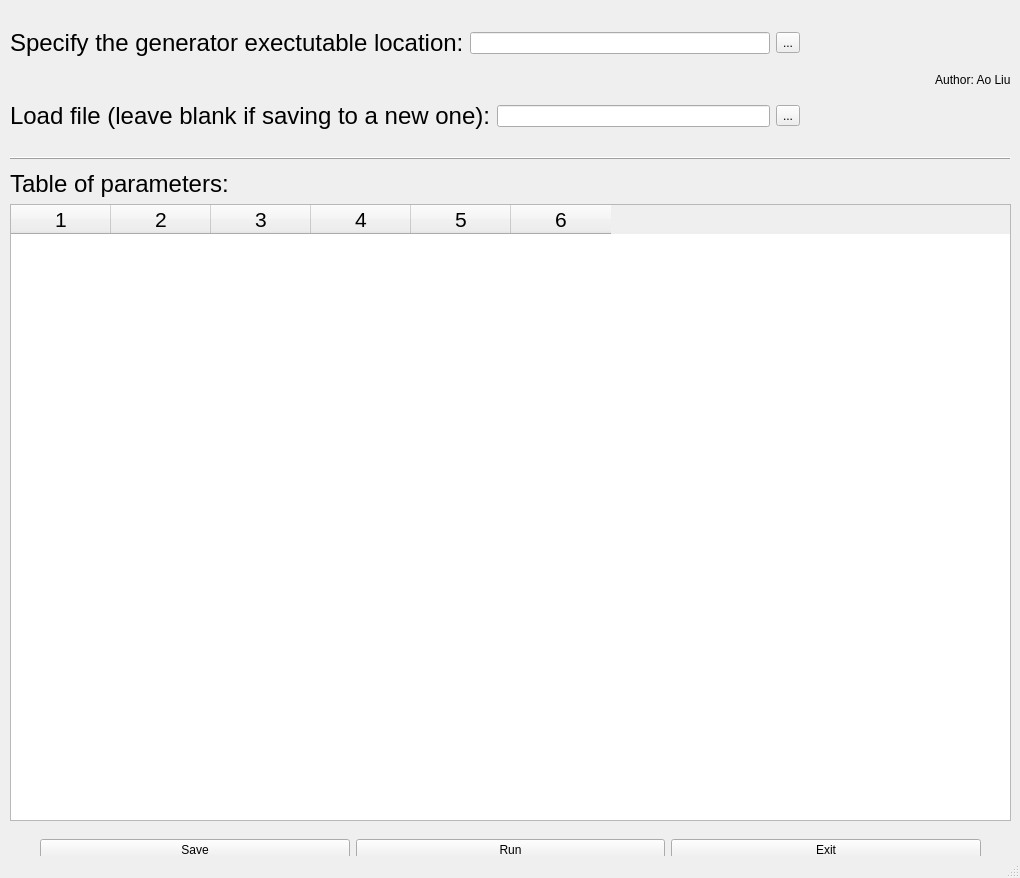
<?xml version="1.0" encoding="UTF-8"?>
<ui version="4.0">
 <class>GeneratorControlMain</class>
 <widget class="QMainWindow" name="GeneratorControlMain">
  <property name="geometry">
   <rect>
    <x>0</x>
    <y>0</y>
    <width>1020</width>
    <height>878</height>
   </rect>
  </property>
  <property name="sizePolicy">
   <sizepolicy hsizetype="Fixed" vsizetype="Fixed">
    <horstretch>0</horstretch>
    <verstretch>0</verstretch>
   </sizepolicy>
  </property>
  <property name="windowTitle">
   <string>MainWindow</string>
  </property>
  <widget class="QWidget" name="centralwidget">
   <property name="sizePolicy">
    <sizepolicy hsizetype="MinimumExpanding" vsizetype="MinimumExpanding">
     <horstretch>0</horstretch>
     <verstretch>0</verstretch>
    </sizepolicy>
   </property>
   <widget class="Line" name="sepLine">
    <property name="geometry">
     <rect>
      <x>10</x>
      <y>150</y>
      <width>1001</width>
      <height>16</height>
     </rect>
    </property>
    <property name="frameShadow">
     <enum>QFrame::Raised</enum>
    </property>
    <property name="orientation">
     <enum>Qt::Horizontal</enum>
    </property>
   </widget>
   <widget class="QWidget" name="layoutWidget">
    <property name="geometry">
     <rect>
      <x>10</x>
      <y>830</y>
      <width>1001</width>
      <height>41</height>
     </rect>
    </property>
    <layout class="QHBoxLayout" name="btnsHLayout">
     <item>
      <spacer name="hSpacer3">
       <property name="orientation">
        <enum>Qt::Horizontal</enum>
       </property>
       <property name="sizeType">
        <enum>QSizePolicy::Maximum</enum>
       </property>
       <property name="sizeHint" stdset="0">
        <size>
         <width>30</width>
         <height>20</height>
        </size>
       </property>
      </spacer>
     </item>
     <item>
      <layout class="QHBoxLayout" name="insideBtnsHLayout">
       <item>
        <widget class="QPushButton" name="saveBtn">
         <property name="text">
          <string>Save</string>
         </property>
        </widget>
       </item>
       <item>
        <widget class="QPushButton" name="runBtn">
         <property name="text">
          <string>Run</string>
         </property>
        </widget>
       </item>
       <item>
        <widget class="QPushButton" name="exitBtn">
         <property name="text">
          <string>Exit</string>
         </property>
        </widget>
       </item>
      </layout>
     </item>
     <item>
      <spacer name="hSpacer2">
       <property name="orientation">
        <enum>Qt::Horizontal</enum>
       </property>
       <property name="sizeType">
        <enum>QSizePolicy::Maximum</enum>
       </property>
       <property name="sizeHint" stdset="0">
        <size>
         <width>30</width>
         <height>20</height>
        </size>
       </property>
      </spacer>
     </item>
    </layout>
   </widget>
   <widget class="QWidget" name="layoutWidget">
    <property name="geometry">
     <rect>
      <x>10</x>
      <y>10</y>
      <width>1001</width>
      <height>140</height>
     </rect>
    </property>
    <layout class="QHBoxLayout" name="topHLayout">
     <item>
      <layout class="QVBoxLayout" name="fileVLayout" stretch="3,3,3">
       <item>
        <layout class="QHBoxLayout" name="file1HLayout" stretch="3,3,3">
         <item>
          <widget class="QLabel" name="execHintLabel">
           <property name="font">
            <font>
             <pointsize>18</pointsize>
            </font>
           </property>
           <property name="text">
            <string>Specify the generator exectutable location:</string>
           </property>
          </widget>
         </item>
         <item>
          <widget class="QLineEdit" name="execPathEdit">
           <property name="sizePolicy">
            <sizepolicy hsizetype="Expanding" vsizetype="Fixed">
             <horstretch>3</horstretch>
             <verstretch>0</verstretch>
            </sizepolicy>
           </property>
          </widget>
         </item>
         <item>
          <widget class="QToolButton" name="findExecBtn">
           <property name="text">
            <string>...</string>
           </property>
          </widget>
         </item>
        </layout>
       </item>
       <item>
        <spacer name="vSpacer1">
         <property name="orientation">
          <enum>Qt::Vertical</enum>
         </property>
         <property name="sizeType">
          <enum>QSizePolicy::Maximum</enum>
         </property>
         <property name="sizeHint" stdset="0">
          <size>
           <width>20</width>
           <height>20</height>
          </size>
         </property>
        </spacer>
       </item>
       <item>
        <layout class="QHBoxLayout" name="file2HLayout">
         <item>
          <widget class="QLabel" name="saveAsLabel">
           <property name="font">
            <font>
             <pointsize>18</pointsize>
            </font>
           </property>
           <property name="text">
            <string>Load file (leave blank if saving to a new one):</string>
           </property>
          </widget>
         </item>
         <item>
          <widget class="QLineEdit" name="inputPathEdit"/>
         </item>
         <item>
          <widget class="QToolButton" name="loadBtn">
           <property name="text">
            <string>...</string>
           </property>
          </widget>
         </item>
        </layout>
       </item>
      </layout>
     </item>
     <item>
      <spacer name="hSpacer1">
       <property name="orientation">
        <enum>Qt::Horizontal</enum>
       </property>
       <property name="sizeType">
        <enum>QSizePolicy::Preferred</enum>
       </property>
       <property name="sizeHint" stdset="0">
        <size>
         <width>20</width>
         <height>20</height>
        </size>
       </property>
      </spacer>
     </item>
     <item>
      <widget class="QLabel" name="logoLabel">
       <property name="sizePolicy">
        <sizepolicy hsizetype="Preferred" vsizetype="Preferred">
         <horstretch>0</horstretch>
         <verstretch>0</verstretch>
        </sizepolicy>
       </property>
       <property name="text">
        <string>&lt;html&gt;&lt;head/&gt;&lt;body&gt;&lt;p&gt;&lt;img src=&quot;:/newPrefix/logo_hi_res.jpg&quot; width=&quot;220&quot; height=&quot;110&quot;/&gt;&lt;/p&gt;&lt;p&gt;                                 &amp;nbsp;&amp;nbsp; &amp;nbsp; &amp;nbsp; &amp;nbsp; &amp;nbsp; &amp;nbsp; &amp;nbsp; &amp;nbsp; &amp;nbsp; &amp;nbsp; &amp;nbsp; &amp;nbsp; &amp;nbsp; &amp;nbsp; &amp;nbsp; &amp;nbsp; Author: Ao Liu&lt;/p&gt;&lt;/body&gt;&lt;/html&gt;</string>
       </property>
      </widget>
     </item>
    </layout>
   </widget>
   <widget class="QWidget" name="layoutWidget">
    <property name="geometry">
     <rect>
      <x>10</x>
      <y>170</y>
      <width>1001</width>
      <height>651</height>
     </rect>
    </property>
    <layout class="QVBoxLayout" name="verticalLayout_2">
     <item>
      <widget class="QLabel" name="paramLabel">
       <property name="enabled">
        <bool>true</bool>
       </property>
       <property name="sizePolicy">
        <sizepolicy hsizetype="Preferred" vsizetype="Preferred">
         <horstretch>0</horstretch>
         <verstretch>0</verstretch>
        </sizepolicy>
       </property>
       <property name="font">
        <font>
         <pointsize>18</pointsize>
        </font>
       </property>
       <property name="text">
        <string>Table of parameters: </string>
       </property>
      </widget>
     </item>
     <item>
      <widget class="QTableWidget" name="paramTableWidget">
       <property name="font">
        <font>
         <pointsize>16</pointsize>
        </font>
       </property>
       <property name="columnCount">
        <number>6</number>
       </property>
       <column/>
       <column/>
       <column/>
       <column/>
       <column/>
       <column/>
      </widget>
     </item>
    </layout>
   </widget>
  </widget>
  <widget class="QMenuBar" name="menubar">
   <property name="geometry">
    <rect>
     <x>0</x>
     <y>0</y>
     <width>1020</width>
     <height>22</height>
    </rect>
   </property>
  </widget>
  <widget class="QStatusBar" name="statusbar"/>
 </widget>
 <tabstops>
  <tabstop>execPathEdit</tabstop>
  <tabstop>findExecBtn</tabstop>
  <tabstop>inputPathEdit</tabstop>
  <tabstop>loadBtn</tabstop>
  <tabstop>paramTableWidget</tabstop>
  <tabstop>saveBtn</tabstop>
  <tabstop>runBtn</tabstop>
  <tabstop>exitBtn</tabstop>
 </tabstops>
 <resources>
  <include location="Logo.qrc"/>
 </resources>
 <connections/>
</ui>
